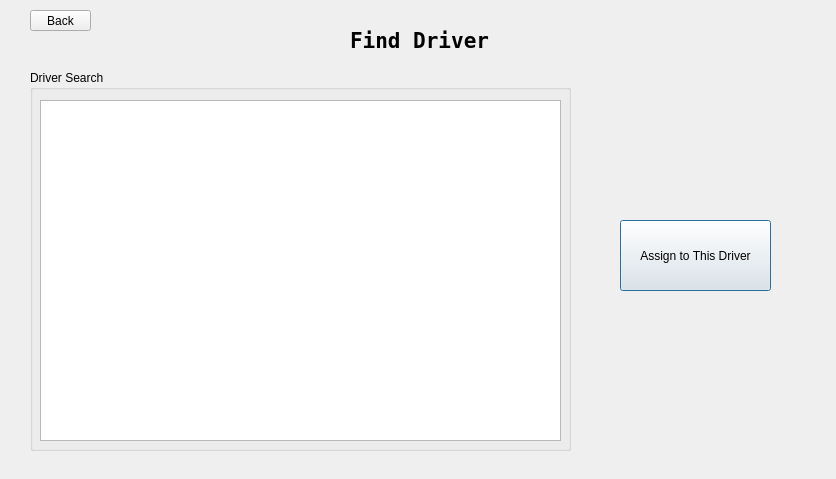
<?xml version="1.0" encoding="UTF-8"?>
<ui version="4.0">
 <class>companyorder</class>
 <widget class="QDialog" name="companyorder">
  <property name="geometry">
   <rect>
    <x>0</x>
    <y>0</y>
    <width>836</width>
    <height>479</height>
   </rect>
  </property>
  <property name="windowTitle">
   <string>Dialog</string>
  </property>
  <widget class="QLabel" name="label">
   <property name="geometry">
    <rect>
     <x>350</x>
     <y>0</y>
     <width>151</width>
     <height>81</height>
    </rect>
   </property>
   <property name="font">
    <font>
     <family>DejaVu Sans Mono</family>
     <pointsize>16</pointsize>
     <weight>75</weight>
     <bold>true</bold>
    </font>
   </property>
   <property name="text">
    <string>Find Driver</string>
   </property>
  </widget>
  <widget class="QGroupBox" name="groupBox">
   <property name="geometry">
    <rect>
     <x>30</x>
     <y>70</y>
     <width>541</width>
     <height>381</height>
    </rect>
   </property>
   <property name="title">
    <string>Driver Search</string>
   </property>
   <widget class="QTableWidget" name="driverViewTable">
    <property name="geometry">
     <rect>
      <x>10</x>
      <y>30</y>
      <width>521</width>
      <height>341</height>
     </rect>
    </property>
   </widget>
  </widget>
  <widget class="QPushButton" name="assignDriverButton">
   <property name="geometry">
    <rect>
     <x>620</x>
     <y>220</y>
     <width>151</width>
     <height>71</height>
    </rect>
   </property>
   <property name="text">
    <string>Assign to This Driver</string>
   </property>
  </widget>
  <widget class="QPushButton" name="backButton">
   <property name="geometry">
    <rect>
     <x>30</x>
     <y>10</y>
     <width>61</width>
     <height>21</height>
    </rect>
   </property>
   <property name="text">
    <string>Back</string>
   </property>
  </widget>
 </widget>
 <resources/>
 <connections/>
</ui>
